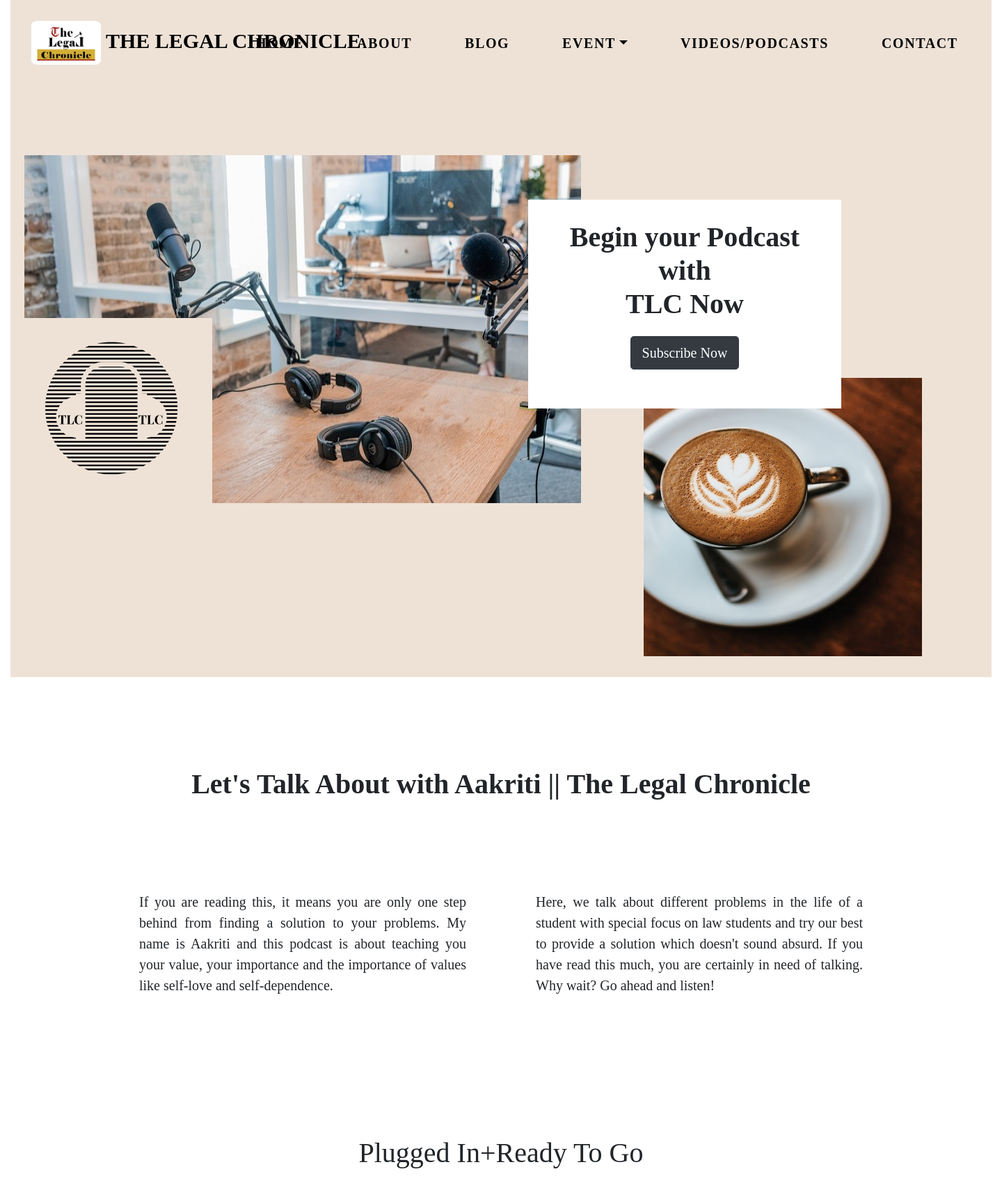
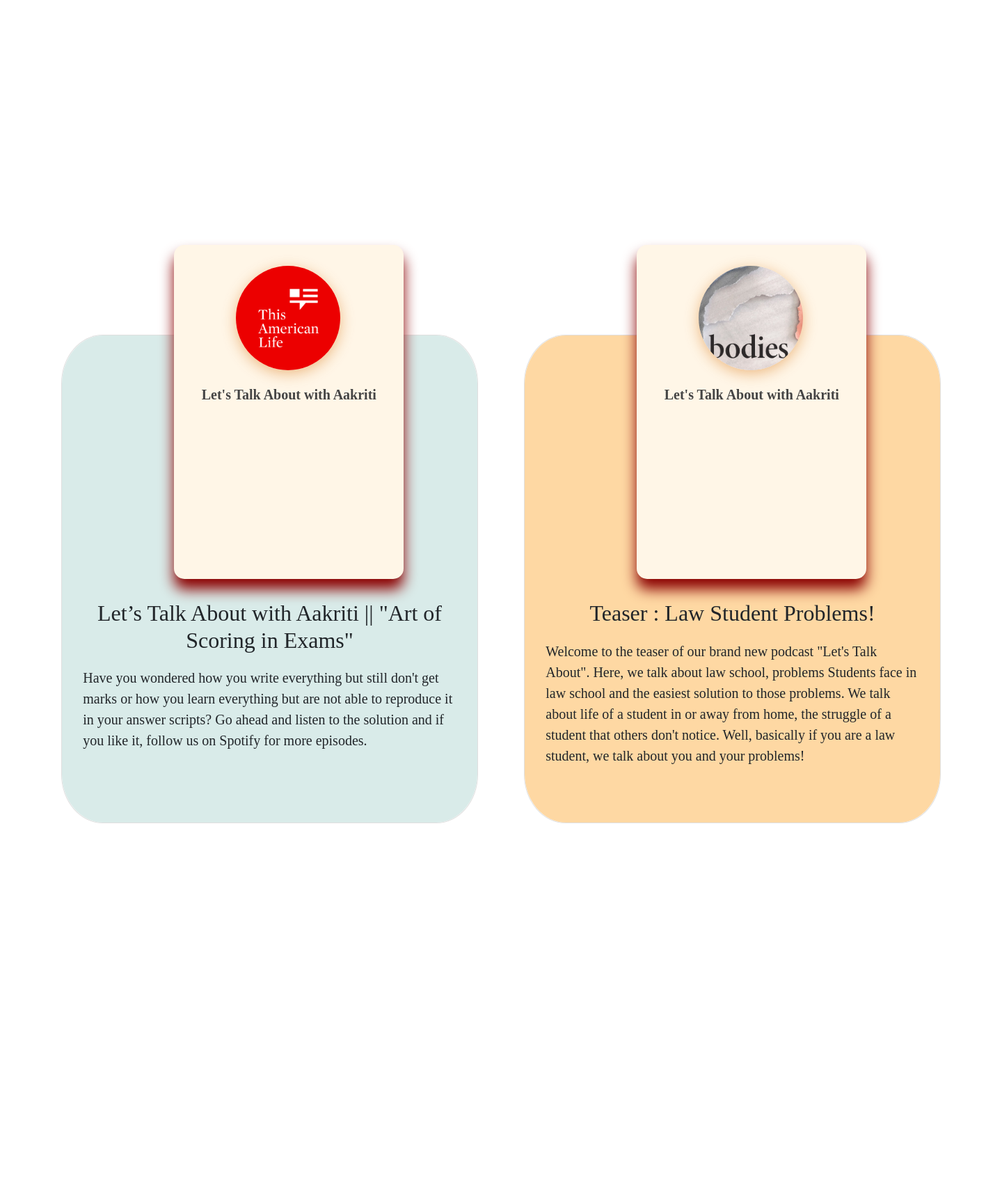
/videosPodcasts/podcast/podcast1.php (upper part), run on the app's committed database (2 pictures, top to bottom).
### tables this page shows
CREATE TABLE `podcasts` (
  `podcast_id` int(11) NOT NULL,
  `header` mediumtext DEFAULT NULL,
  `pic` varchar(255) DEFAULT NULL,
  `audio` varchar(255) DEFAULT NULL,
  `details` longtext DEFAULT NULL,
  `audio_link` varchar(255) DEFAULT NULL
);

### videosPodcasts/podcast/podcast1.php (the view, shortened to what this page needs)
<?php
include("../../config/config.php");
$query="select * from podcasts order by podcast_id desc limit 6";
$exec=mysqli_query($con,$query) or die(mysqli_error($con));
?>
<!DOCTYPE html>
<html lang="en" dir="ltr">
  <head>
       <link rel="stylesheet" href="../../assets/dist/hoverCss/css/hover-min.css" />
   <link rel="stylesheet" href="https://cdnjs.cloudflare.com/ajax/libs/mediaelement/4.2.7/mediaelementplayer.min.css">
    <link rel="stylesheet" href="https://netdna.bootstrapcdn.com/font-awesome/4.0.3/css/font-awesome.css">
    <link href="https://use.fontawesome.com/releases/v5.0.6/css/all.css" rel="stylesheet">
    <link rel="stylesheet" href="https://cdnjs.cloudflare.com/ajax/libs/twitter-bootstrap/4.0.0/css/bootstrap.css">
    <link rel="stylesheet" href="https://use.fontawesome.com/releases/v5.3.1/css/all.css">
    <link rel="stylesheet" href="podcast1.css">
    <link rel="stylesheet" type="text/css" href="audio1.css">
  </head>
  <body>
    <nav class="navbar navbar-expand-md bg-light navbar-light sticky-top">
      <a class="navbar-brand" href="#"
        ><img src="../../assets/logo_png.png" alt="" /> THE LEGAL CHRONICLE</a
      >
      <div class="collapse navbar-collapse" id="collapsibleNavbar">
        <ul class="navbar-nav">
          <li class="nav-item">
            <a class="nav-link nav-link hvr-float-shadow" href="../../index.php"
              >Home</a
            >
          </li>
          <li class="nav-item">
            <a class="nav-link nav-link hvr-float-shadow" href="../../about_Us/about-us2.php"
              >About </a
            >
          </li>
          <li class="nav-item">
            <a
              class="nav-link nav-link hvr-float-shadow"
              href="../../blog_module/blog_main.php"
              >Blog</a
            >
          </li>
          <li class="nav-item dropdown">
            <a
              class="nav-link dropdown-toggle nav-link hvr-float-shadow"
              href="#"
              id="navbardrop"
              data-toggle="dropdown"
              href="#"
              >Event</a
            >
          </li>
          <li class="nav-item">
            <a
              class="nav-link hvr-float-shadow"
              href="../../videosPodcasts/video&podcast.php"
              >Videos/Podcasts</a
            >
          </li>
          <li class="nav-item">
            <a
              class="nav-link hvr-float-shadow"
              href="../../contactModule/contact-us1.html"
              >Contact</a
            >
          </li>
        </ul>
      </div>
    </nav>
    <div class="first" id="top_view">
    	<img class="image1" src="img/img1.jpg">
    	<div class="content1">
    		  <h1 style="font-weight:bold" >Begin your Podcast <br>with <br>TLC Now</h1>
          <a href="#joinus"><button type="button" class="btn btn-dark btn-lg">Subscribe Now</button></a>
      </div>
      <img class="image2" src="../../assets/Lets talk about__ Aakriti.png">
      <img src="img/coffee.jpg" class="image3">
    </div>
    <div class="second" style="margin-top: 10vh;">
      <h1>Let's Talk About with Aakriti || The Legal Chronicle</h1>
      <div class="container" style="margin-top: 10vh;">
         <div class="row">
            <div class="col-lg-6">
              If you are reading this, it means you are only one step behind from finding a solution to your problems. My name is Aakriti and this podcast is about teaching you your value, your importance and the importance of values like self-love and self-dependence.
            </div>
            <div class="col-lg-6">
               Here, we talk about different problems in the life of a student with special focus on law students and try our best to provide a solution which doesn't sound absurd. If you have read this much, you are certainly in need of talking. Why wait? Go ahead and listen!
            </div>
          </div>
      </div>
    </div>
    <div class="third">
        <h1>Plugged In+Ready To Go</h1>
      <div class="podcast">
        <?php
        $flag=0;
        while($row=mysqli_fetch_array($exec))
        {
         $flag++;
        ?>
            <div class=" card rellax" data-rellax-speed="<?php
                          if($flag%2!==0)
                          {
                            echo    '-1';
                          }
                          else {
                             echo    '2';
                          }
                        ?>"    data-rellax-xs-speed="0">
              <div class="<?php
                          if($flag%2!==0)
                          {
                            echo   'ones';
                          }
                          else {
                             echo    'twos';
                          }
                        ?>" >
                <div class="player">
                     <div class="cover">
                        <img src="../../admin_podcasts/podcast_images/<?php echo $row['pic'] ?>" alt="">
                     </div>
                     <div class="info">
                         <div class="title">Let's Talk About with Aakriti</div>
                     </div>
                  </div>
                  <div class="description">
                    <h2><?php echo $row['header'] ?></h2>
                    <p><?php echo $row['details']; ?></p>
                  </div>
              </div>
            </div>
<?php
 }
?>
    </div>
  </div>
  </body>
</html>

### videosPodcasts/podcast/podcast1.css (style rules this page uses)
body { margin: 0; padding: 0; font-family: CustomFont1; }
body { border: 15px solid white; border-top: none !important; }
.first { background-color: #eee2d7; height: 850px; }
.image1 { height: 500px; width: 800px; margin-left: 20px; margin-top: 100px; }
.image2 { width: 290px; margin-top: -270px; }
.content1 { display: inline-block; font-size: 45px; text-align: center; height: 300px; width: 450px; padding-top: 30px; background-color: white; margin-left: -80px; transform: translateY(30%); }
.image3 { width: 400px; height: 400px; float: right; margin-right: 100px; margin-top: -180px; }
.second { height: 530px !important; padding-top: 50px; }
.second h1 { text-align: center; font-weight: bold; }
.second .container { font-size: 20px; text-align: justify; }
.second .container .col-lg-6 { padding: 50px; }
.third { height: auto; padding-top: 50px; padding-bottom: 45px; }
.third h1 { text-align: center; margin-bottom: 100px; }
.podcast { padding: 100px 40px 40vh 40px; cursor: all-scroll; display: flex; align-content: center; align-items: center; justify-content: space-around; flex-direction: row; flex-wrap: wrap; height: fit-content; width: 100%; }
.third .podcast > div { width: 45%; border-radius: 10%; margin-top: 300px; }
.third .podcast .ones { height: 700px !important; border-radius: 10%; background-color: #d9ebe9; }
.third .podcast .twos { height: 700px !important; border-radius: 10%; background-color: #fed8a3; }
.third .podcast .description { margin: auto; width: 100%; height: 40%; position: absolute; bottom: 10%; padding: 30px; overflow: scroll; }
.third .podcast .description p { font-size: 20px; height: 100%; }
.third .podcast h2 { text-align: center; margin-bottom: 20px; }

### videosPodcasts/podcast/audio1.css (style rules this page uses)
.player { cursor: pointer !important; position: absolute; width: 330px; height: 480px; left: 27%; bottom: 50%; border-radius: 15px; background-color: #fff6e7; box-shadow: 0 15px 20px 0 #8b0000; }
.player .cover { width: 150px; height: 150px; border-radius: 50%; overflow: hidden; position: absolute; left: 27%; top: 30px; box-shadow: 0 5px 20px 0 #d56c006d; }
.player .cover img { width: 100%; height: 100%; object-fit: cover; }
.player .info { position: absolute; width: 100%; top: 200px; top: 200px; text-align: center; }
.player .info .title { font-size: 20px; font-weight: 700; color: #444; margin-bottom: 2px; }

### navbar/navbar.css (style rules this page uses)
.navbar { padding: 25px 10px; height: fit-content; background-color: #eee2d7 !important; box-shadow: none; }
.navbar-nav { position: absolute; right: 10px; }
.navbar-brand { font-weight: bold; color: black !important; font-size: 30px !important; margin-left: 20px !important; }
.navbar-brand img { border-radius: 10%; padding: 2px; background-color: white; width: 100px; height: inherit; }
.navbar-nav li > a { font-weight: bolder !important; text-transform: uppercase; letter-spacing: 0.1rem; padding: 18px !important; color: black !important; margin: 0px 20px; font-family: CustomFont1; font-size: 20px; transition: background 300ms ease-in-out; }

### data on the page
podcasts: pic (picture), header "Let’s Talk About with Aakriti || \"Art of Scoring in Exams\"", details "Have you wondered how you write everything but still don't get marks or how you learn everything but are not able to reproduce it in your answer scripts? Go ahead and listen to the solution and if you like it, follow us on Spotify for more episodes."
podcasts: pic (picture), header "Teaser : Law Student Problems!", details "Welcome to the teaser of our brand new podcast \"Let's Talk About\". Here, we talk about law school, problems Students face in law school and the easiest solution to those problems. We talk about life of a student in or away from home, the struggle of a student that others don't notice. Well, basically if you are a law student, we talk about you and your problems!"
